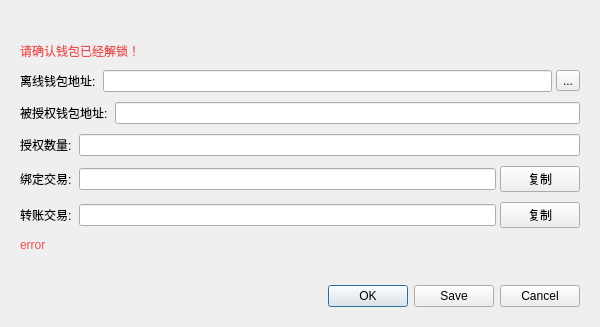
<?xml version="1.0" encoding="UTF-8"?>
<ui version="4.0">
 <class>OfflineMiningDialog</class>
 <widget class="QDialog" name="OfflineMiningDialog">
  <property name="geometry">
   <rect>
    <x>0</x>
    <y>0</y>
    <width>600</width>
    <height>327</height>
   </rect>
  </property>
  <property name="windowTitle">
   <string>Dialog</string>
  </property>
  <layout class="QVBoxLayout" name="verticalLayout">
   <property name="spacing">
    <number>0</number>
   </property>
   <property name="leftMargin">
    <number>0</number>
   </property>
   <property name="topMargin">
    <number>0</number>
   </property>
   <property name="rightMargin">
    <number>0</number>
   </property>
   <property name="bottomMargin">
    <number>0</number>
   </property>
   <item>
    <widget class="QWidget" name="Widget_bk_small" native="true">
     <layout class="QVBoxLayout" name="verticalLayout_bk_small">
      <property name="spacing">
       <number>10</number>
      </property>
      <property name="leftMargin">
       <number>20</number>
      </property>
      <property name="topMargin">
       <number>20</number>
      </property>
      <property name="rightMargin">
       <number>20</number>
      </property>
      <property name="bottomMargin">
       <number>20</number>
      </property>
      <item>
       <spacer name="verticalSpacer_2">
        <property name="orientation">
         <enum>Qt::Vertical</enum>
        </property>
        <property name="sizeHint" stdset="0">
         <size>
          <width>20</width>
          <height>40</height>
         </size>
        </property>
       </spacer>
      </item>
      <item>
       <layout class="QVBoxLayout" name="verticalLayout_4">
        <property name="spacing">
         <number>4</number>
        </property>
        <item>
         <widget class="QLabel" name="label_6">
          <property name="styleSheet">
           <string notr="true">QLabel { color: #ec5151; }</string>
          </property>
          <property name="text">
           <string>请确认钱包已经解锁！</string>
          </property>
         </widget>
        </item>
       </layout>
      </item>
      <item>
       <layout class="QHBoxLayout" name="horizontalLayout">
        <property name="spacing">
         <number>4</number>
        </property>
        <item>
         <widget class="QLabel" name="label">
          <property name="text">
           <string>离线钱包地址: </string>
          </property>
         </widget>
        </item>
        <item>
         <widget class="QLineEdit" name="originAddrEdit"/>
        </item>
        <item>
         <widget class="QToolButton" name="toolButton">
          <property name="minimumSize">
           <size>
            <width>0</width>
            <height>0</height>
           </size>
          </property>
          <property name="maximumSize">
           <size>
            <width>16777215</width>
            <height>16777215</height>
           </size>
          </property>
          <property name="styleSheet">
           <string notr="true">QPushButton{ background-color: #2c2c2c;border-radius: 4px;border: none;}</string>
          </property>
          <property name="text">
           <string>...</string>
          </property>
          <property name="icon">
           <iconset>
            <normaloff>:/res/icons/address_book.png</normaloff>:/res/icons/address_book.png</iconset>
          </property>
         </widget>
        </item>
       </layout>
      </item>
      <item>
       <layout class="QHBoxLayout" name="horizontalLayout_2">
        <property name="spacing">
         <number>4</number>
        </property>
        <item>
         <widget class="QLabel" name="label_2">
          <property name="text">
           <string>被授权钱包地址: </string>
          </property>
         </widget>
        </item>
        <item>
         <widget class="QLineEdit" name="bindAddrEdit"/>
        </item>
       </layout>
      </item>
      <item>
       <layout class="QHBoxLayout" name="horizontalLayout_3">
        <property name="spacing">
         <number>4</number>
        </property>
        <item>
         <widget class="QLabel" name="label_3">
          <property name="text">
           <string>授权数量: </string>
          </property>
         </widget>
        </item>
        <item>
         <widget class="QLineEdit" name="AmountEdit"/>
        </item>
       </layout>
      </item>
      <item>
       <widget class="QWidget" name="ResultVerticalWidget" native="true">
        <layout class="QVBoxLayout" name="verticalLayout_3">
         <property name="spacing">
          <number>10</number>
         </property>
         <property name="leftMargin">
          <number>0</number>
         </property>
         <property name="topMargin">
          <number>0</number>
         </property>
         <property name="rightMargin">
          <number>0</number>
         </property>
         <property name="bottomMargin">
          <number>0</number>
         </property>
         <item>
          <layout class="QHBoxLayout" name="horizontalLayout_4">
           <property name="spacing">
            <number>4</number>
           </property>
           <item>
            <widget class="QLabel" name="label_4">
             <property name="text">
              <string>绑定交易: </string>
             </property>
            </widget>
           </item>
           <item>
            <widget class="QLineEdit" name="txhexBindEdit"/>
           </item>
           <item>
            <widget class="QPushButton" name="BindCopyButton">
             <property name="text">
              <string>复制</string>
             </property>
            </widget>
           </item>
          </layout>
         </item>
         <item>
          <layout class="QHBoxLayout" name="horizontalLayout_5">
           <property name="spacing">
            <number>4</number>
           </property>
           <item>
            <widget class="QLabel" name="label_5">
             <property name="text">
              <string>转账交易: </string>
             </property>
            </widget>
           </item>
           <item>
            <widget class="QLineEdit" name="txhexTransEdit"/>
           </item>
           <item>
            <widget class="QPushButton" name="TransCopyButton">
             <property name="text">
              <string>复制</string>
             </property>
            </widget>
           </item>
          </layout>
         </item>
        </layout>
       </widget>
      </item>
      <item>
       <widget class="QWidget" name="ErrorVerticalWidget" native="true">
        <layout class="QVBoxLayout" name="verticalLayout_2">
         <property name="spacing">
          <number>4</number>
         </property>
         <property name="leftMargin">
          <number>0</number>
         </property>
         <property name="topMargin">
          <number>0</number>
         </property>
         <property name="rightMargin">
          <number>0</number>
         </property>
         <property name="bottomMargin">
          <number>0</number>
         </property>
         <item>
          <widget class="QLabel" name="Errorlabel">
           <property name="styleSheet">
            <string notr="true">QLabel { color: #ec5151; }</string>
           </property>
           <property name="text">
            <string>error</string>
           </property>
          </widget>
         </item>
        </layout>
       </widget>
      </item>
      <item>
       <spacer name="verticalSpacer">
        <property name="orientation">
         <enum>Qt::Vertical</enum>
        </property>
        <property name="sizeHint" stdset="0">
         <size>
          <width>20</width>
          <height>40</height>
         </size>
        </property>
       </spacer>
      </item>
      <item>
       <widget class="QDialogButtonBox" name="buttonBox">
        <property name="orientation">
         <enum>Qt::Horizontal</enum>
        </property>
        <property name="standardButtons">
         <set>QDialogButtonBox::Cancel|QDialogButtonBox::Ok|QDialogButtonBox::Save</set>
        </property>
       </widget>
      </item>
     </layout>
    </widget>
   </item>
  </layout>
 </widget>
 <resources/>
 <connections>
  <connection>
   <sender>buttonBox</sender>
   <signal>accepted()</signal>
   <receiver>OfflineMiningDialog</receiver>
   <slot>accept()</slot>
   <hints>
    <hint type="sourcelabel">
     <x>248</x>
     <y>254</y>
    </hint>
    <hint type="destinationlabel">
     <x>157</x>
     <y>274</y>
    </hint>
   </hints>
  </connection>
  <connection>
   <sender>buttonBox</sender>
   <signal>rejected()</signal>
   <receiver>OfflineMiningDialog</receiver>
   <slot>reject()</slot>
   <hints>
    <hint type="sourcelabel">
     <x>316</x>
     <y>260</y>
    </hint>
    <hint type="destinationlabel">
     <x>286</x>
     <y>274</y>
    </hint>
   </hints>
  </connection>
 </connections>
</ui>
